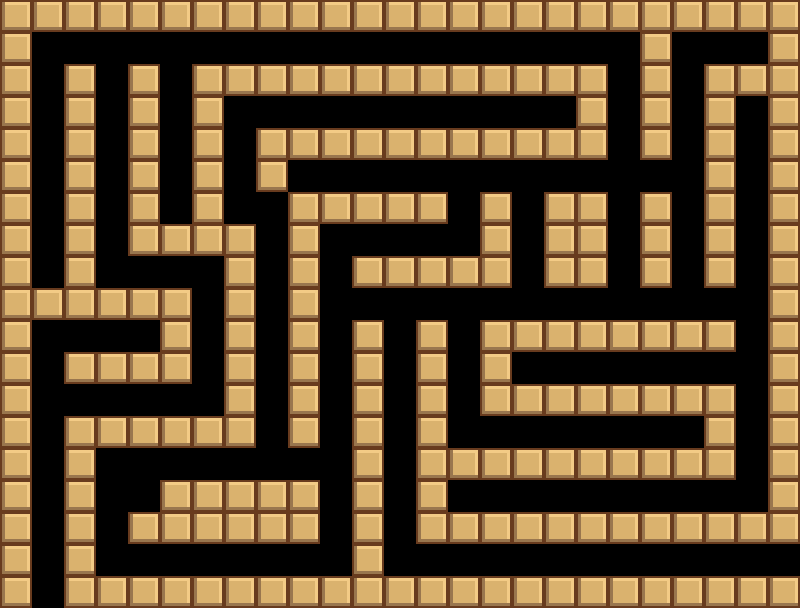

This is a level from a 2D game, rendered from its Tiled map with the project's own tilesets. A one-line summary and the complete map file follow:
An orthogonal 25x19 tile map with 32x32 px tiles, 2 tile layers (background, maze).

<map version="1.10" tiledversion="1.10.2" orientation="orthogonal" renderorder="right-down" width="25" height="19" tilewidth="32" tileheight="32" infinite="0" nextlayerid="4" nextobjectid="1">
 <editorsettings>
  <export target="tilemap.json" format="json" />
 </editorsettings>
 <tileset firstgid="1" name="tileset" tilewidth="32" tileheight="32" tilecount="1" columns="1">
  <image source="tileset.png" width="32" height="32" />
  <tile id="0">
   <properties>
    <property name="collides" type="bool" value="true" />
   </properties>
  </tile>
 </tileset>
 <layer id="2" name="background" width="25" height="19">
  <data encoding="csv">
0,0,0,0,0,0,0,0,0,0,0,0,0,0,0,0,0,0,0,0,0,0,0,0,0,
0,0,0,0,0,0,0,0,0,0,0,0,0,0,0,0,0,0,0,0,0,0,0,0,0,
0,0,0,0,0,0,0,0,0,0,0,0,0,0,0,0,0,0,0,0,0,0,0,0,0,
0,0,0,0,0,0,0,0,0,0,0,0,0,0,0,0,0,0,0,0,0,0,0,0,0,
0,0,0,0,0,0,0,0,0,0,0,0,0,0,0,0,0,0,0,0,0,0,0,0,0,
0,0,0,0,0,0,0,0,0,0,0,0,0,0,0,0,0,0,0,0,0,0,0,0,0,
0,0,0,0,0,0,0,0,0,0,0,0,0,0,0,0,0,0,0,0,0,0,0,0,0,
0,0,0,0,0,0,0,0,0,0,0,0,0,0,0,0,0,0,0,0,0,0,0,0,0,
0,0,0,0,0,0,0,0,0,0,0,0,0,0,0,0,0,0,0,0,0,0,0,0,0,
0,0,0,0,0,0,0,0,0,0,0,0,0,0,0,0,0,0,0,0,0,0,0,0,0,
0,0,0,0,0,0,0,0,0,0,0,0,0,0,0,0,0,0,0,0,0,0,0,0,0,
0,0,0,0,0,0,0,0,0,0,0,0,0,0,0,0,0,0,0,0,0,0,0,0,0,
0,0,0,0,0,0,0,0,0,0,0,0,0,0,0,0,0,0,0,0,0,0,0,0,0,
0,0,0,0,0,0,0,0,0,0,0,0,0,0,0,0,0,0,0,0,0,0,0,0,0,
0,0,0,0,0,0,0,0,0,0,0,0,0,0,0,0,0,0,0,0,0,0,0,0,0,
0,0,0,0,0,0,0,0,0,0,0,0,0,0,0,0,0,0,0,0,0,0,0,0,0,
0,0,0,0,0,0,0,0,0,0,0,0,0,0,0,0,0,0,0,0,0,0,0,0,0,
0,0,0,0,0,0,0,0,0,0,0,0,0,0,0,0,0,0,0,0,0,0,0,0,0,
0,0,0,0,0,0,0,0,0,0,0,0,0,0,0,0,0,0,0,0,0,0,0,0,0
</data>
 </layer>
 <layer id="3" name="maze" width="25" height="19">
  <data encoding="csv">
1,1,1,1,1,1,1,1,1,1,1,1,1,1,1,1,1,1,1,1,1,1,1,1,1,
1,0,0,0,0,0,0,0,0,0,0,0,0,0,0,0,0,0,0,0,1,0,0,0,1,
1,0,1,0,1,0,1,1,1,1,1,1,1,1,1,1,1,1,1,0,1,0,1,1,1,
1,0,1,0,1,0,1,0,0,0,0,0,0,0,0,0,0,0,1,0,1,0,1,0,1,
1,0,1,0,1,0,1,0,1,1,1,1,1,1,1,1,1,1,1,0,1,0,1,0,1,
1,0,1,0,1,0,1,0,1,0,0,0,0,0,0,0,0,0,0,0,0,0,1,0,1,
1,0,1,0,1,0,1,0,0,1,1,1,1,1,0,1,0,1,1,0,1,0,1,0,1,
1,0,1,0,1,1,1,1,0,1,0,0,0,0,0,1,0,1,1,0,1,0,1,0,1,
1,0,1,0,0,0,0,1,0,1,0,1,1,1,1,1,0,1,1,0,1,0,1,0,1,
1,1,1,1,1,1,0,1,0,1,0,0,0,0,0,0,0,0,0,0,0,0,0,0,1,
1,0,0,0,0,1,0,1,0,1,0,1,0,1,0,1,1,1,1,1,1,1,1,0,1,
1,0,1,1,1,1,0,1,0,1,0,1,0,1,0,1,0,0,0,0,0,0,0,0,1,
1,0,0,0,0,0,0,1,0,1,0,1,0,1,0,1,1,1,1,1,1,1,1,0,1,
1,0,1,1,1,1,1,1,0,1,0,1,0,1,0,0,0,0,0,0,0,0,1,0,1,
1,0,1,0,0,0,0,0,0,0,0,1,0,1,1,1,1,1,1,1,1,1,1,0,1,
1,0,1,0,0,1,1,1,1,1,0,1,0,1,0,0,0,0,0,0,0,0,0,0,1,
1,0,1,0,1,1,1,1,1,1,0,1,0,1,1,1,1,1,1,1,1,1,1,1,1,
1,0,1,0,0,0,0,0,0,0,0,1,0,0,0,0,0,0,0,0,0,0,0,0,0,
1,0,1,1,1,1,1,1,1,1,1,1,1,1,1,1,1,1,1,1,1,1,1,1,1
</data>
 </layer>
</map>